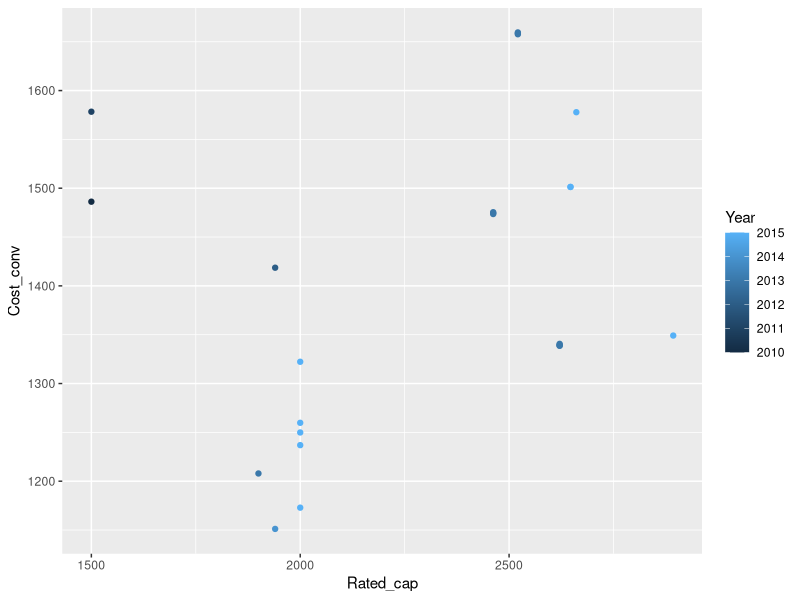
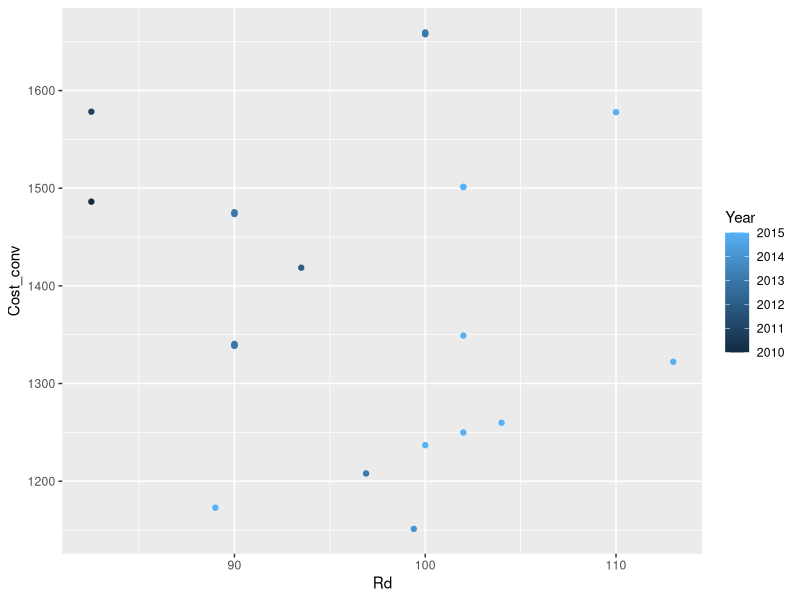
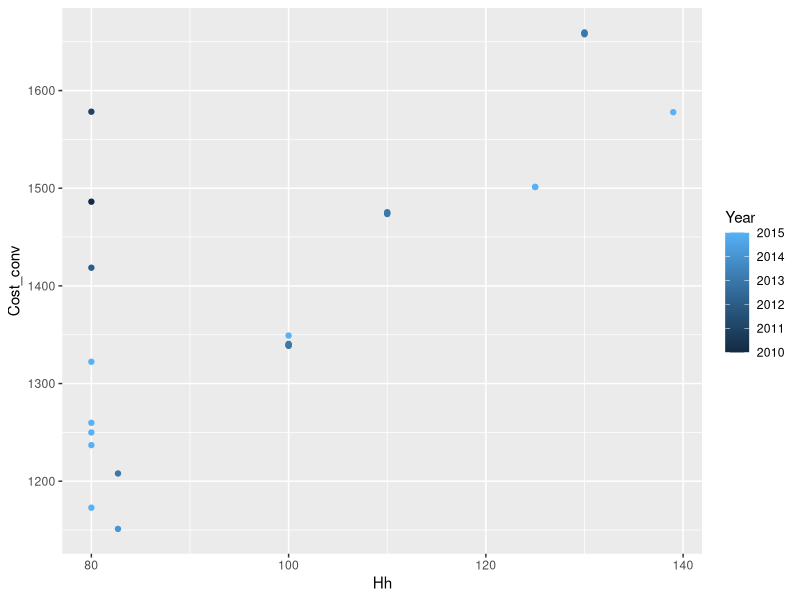
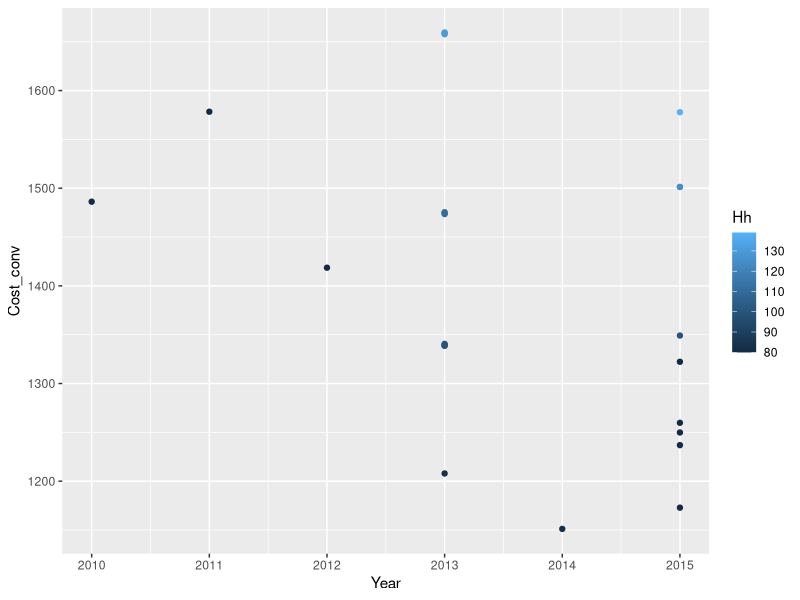
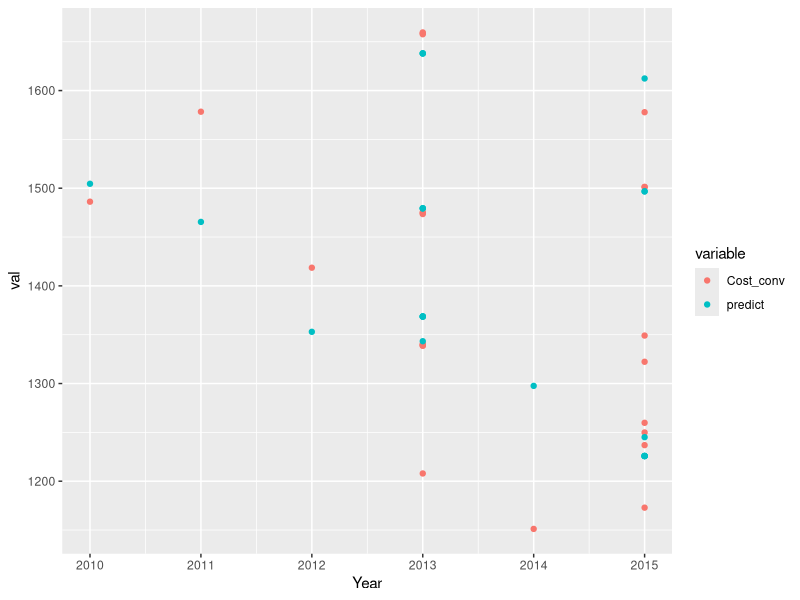

Source code (R) for these figures, in order:
library(ggplot2)
library(tidyverse)

setwd(dirname(rstudioapi::getActiveDocumentContext()$path))


cost_data<-read_delim("../data/cost_data_rinne.csv", delim=";")

names(cost_data)<-c("Source",
                    "Year",
                    "Hh",
                    "Rd",
                    "Cost",
                    "Country",
                    "Currency",
                    "Pow_dens",
                    "Rotor_area",
                    "Rated_cap")

#plot some elements

Year <- 2010:2015
Exchange_rate <- c(1.45, 1.30, 1.30, 1.33, 1.37, 1.21) 
Inflation <- c(0, 2.2, 2.8, 2.2, 0.8, 0.01)
Inflation_aggregate <- cumprod(1-Inflation/100)

ex_rate<-tibble(Year, Exchange_rate, Inflation_aggregate)

cost_data<-full_join(ex_rate,cost_data) %>% 
  mutate(Cost_conv = ifelse(Country=="United States", Cost / Exchange_rate, Cost )) %>% 
  mutate(Cost_conv = Cost_conv * Inflation_aggregate) %>% 
  na.omit()



cost_data %>% ggplot(aes(x=Rated_cap, y=Cost_conv)) + geom_point(aes(col=Year))

cost_data %>% ggplot(aes(x=Rd, y=Cost_conv)) + geom_point(aes(col=Year))

cost_data %>% ggplot(aes(x=Hh, y=Cost_conv)) + geom_point(aes(col=Year))

cost_data %>% ggplot(aes(x=Year, y=Cost_conv)) + geom_point(aes(col=Hh))

cost_data %>% dplyr::select(Cost_conv,Rated_cap,Rd,Hh,Year) %>% 
  cor()

mod1<-lm(Cost_conv~Rated_cap+Rd+Hh+Year, cost_data)
summary(mod1)

mod2<-lm(Cost_conv~log(Rated_cap)+log(Rd)+log(Hh)+log(Year), cost_data)
summary(mod2)

mod3<-lm(Cost_conv~Rated_cap + sqrt(Rated_cap)+Rd + Rd^2 + Hh + sqrt(Hh)+sqrt(Year), cost_data)
summary(mod3)

mod4<-lm(Cost_conv~log(Rated_cap)+Rd^3+Hh^2+log(Year), cost_data)
summary(mod4)

mod1.1<-lm(Cost_conv~Rated_cap+Hh+Year, cost_data)
summary(mod1.1)

mod1.2<-lm(Cost_conv~Rd+Hh+Year, cost_data)
summary(mod1.2)


### Power density is significant...
mod1.3<-lm(Cost_conv~Pow_dens+Hh+Year, cost_data)
summary(mod1.3)

###But rated capacity alone also is...
mod1.1<-lm(Cost_conv~Rated_cap+Hh+Year, cost_data)
summary(mod1.1)




cost_data_mod<-cost_data %>% 
  dplyr::select(Cost_conv,Rated_cap,Rd,Hh,Year) %>%
  mutate(predict=predict(mod1.1))

cost_data_mod %>% 
  gather(variable, val, -Year, -Rated_cap, -Rd, -Hh) %>% 
  ggplot(aes(x=Year, y=val)) + geom_point(aes(col=variable))
